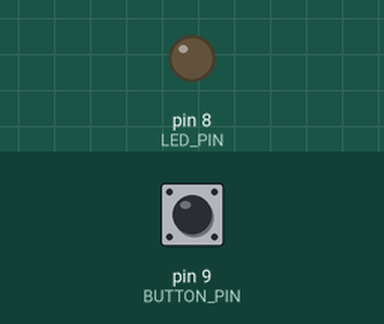
Simulated run of this sketch. Board: Arduino Uno, built with avr-gcc and run on an emulated ATmega328P. Shown: output pins drawn as LEDs (lit = HIGH). The test bench sets the inputs (shaded band); at power-on: pin 9 (BUTTON_PIN) HIGH.

Above: at 0.8 s.
0.9 s: pin 9 (BUTTON_PIN) pulled LOW for 0.15 s
At 2.1 s:
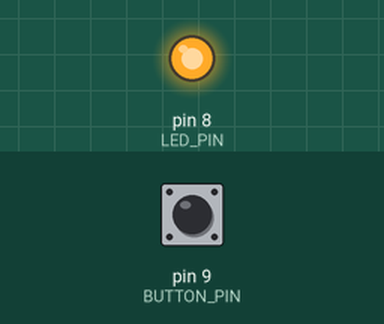
2.5 s: pin 9 (BUTTON_PIN) pulled LOW for 1 s
At 3.5 s:
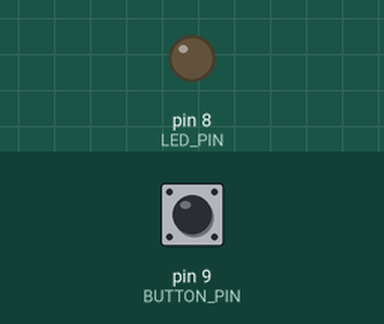
5.0 s: pin 9 (BUTTON_PIN) pulled LOW for 3.2 s
At 5.4 s:
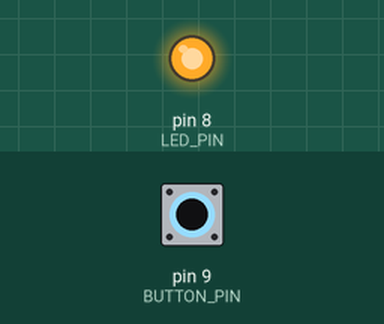
Timing chart, 0 to 8.0 s (numbered marks = the images above; inputs shaded):
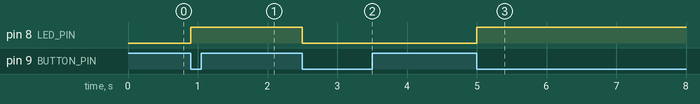

The sketch:

contact_bounce.ino
```cpp
#include <avr/io.h>

#define LED_PIN   PB0  // Светодиод подключен к PB0 (ножка 5)
#define BUTTON_PIN PB1 // Кнопка подключена к PB1 (ножка 6)

int main(void) {
    // Настройка выводов
    DDRB |= (1 << LED_PIN);    // PB0 на выход (LED)
    DDRB &= ~(1 << BUTTON_PIN); // PB1 на вход (Кнопка)
    PORTB |= (1 << BUTTON_PIN); // Включаем внутреннюю подтяжку (PULL-UP) на PB1

    uint8_t last_state = (PINB & (1 << BUTTON_PIN));

    while (1) {
        uint8_t current_state = (PINB & (1 << BUTTON_PIN));

        // Фиксируем СПАД сигнала (переход от HIGH к LOW — нажатие на землю)
        // Никакой защиты от дребезга (no debounce) и никаких задержек!
        if (last_state && !current_state) {
            PORTB ^= (1 << LED_PIN); // Тогглим состояние светодиода
        }

        last_state = current_state;
    }

    return 0;
}
```

Measured:
- after the input at 0.9 s, pin 8 (LED_PIN): LOW → HIGH at once
- after the input at 2.5 s, pin 8 (LED_PIN): HIGH → LOW at once
- after the input at 5.0 s, pin 8 (LED_PIN): LOW → HIGH at once
